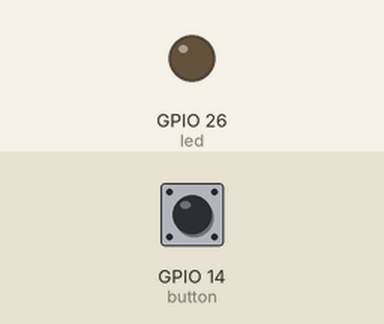
Bench run of a program on a simulated ESP32 board running MicroPython. Shown: output pins drawn as LEDs (lit = HIGH). Inputs (shaded band) come from the test bench; at power-on: GPIO 14 (button) HIGH.

Above: at 1.2 s.
1.3 s: GPIO 14 (button) pulled LOW for 0.15 s
At 2.5 s:
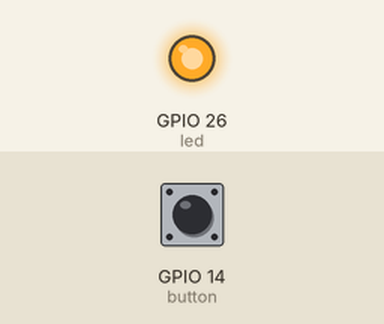
2.9 s: GPIO 14 (button) pulled LOW for 1 s
At 3.8 s:
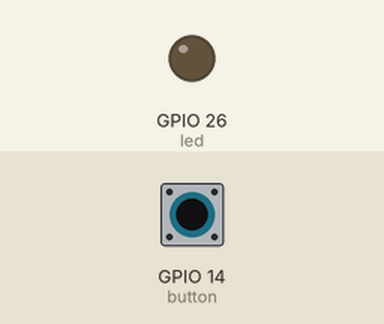
5.4 s: GPIO 14 (button) pulled LOW for 3.2 s
At 5.8 s:
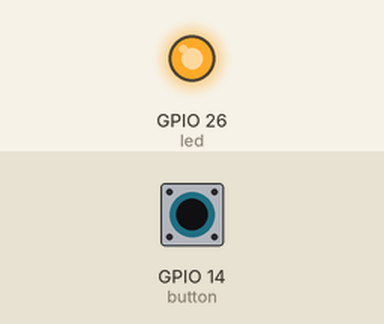
Timing chart, 0 to 8.4 s (numbered marks = the images above; inputs shaded):
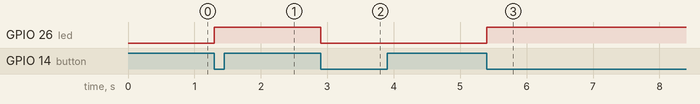

Measured:
- after the input at 1.3 s, GPIO 26 (led): LOW → HIGH at once
- after the input at 2.9 s, GPIO 26 (led): HIGH → LOW at once
- after the input at 5.4 s, GPIO 26 (led): LOW → HIGH at once

The program:

mission_toggle.py
```python
from machine import Pin
import time

button = Pin(14, Pin.IN, Pin.PULL_UP)
led = Pin(26, Pin.OUT)

state = 0  # 처음 상태: 꺼짐
while True:
    if button.value() == 0:
        if state == 0:  # 꺼져 있었으면
            state = 1
            led.value(1)
        else:
            state = 0  # 켜져 있었으면
            led.value(0)
        while button.value() == 0:  # 손을 뗄 때까지 기다리기
            time.sleep(0.01)
    time.sleep(0.05)
```
